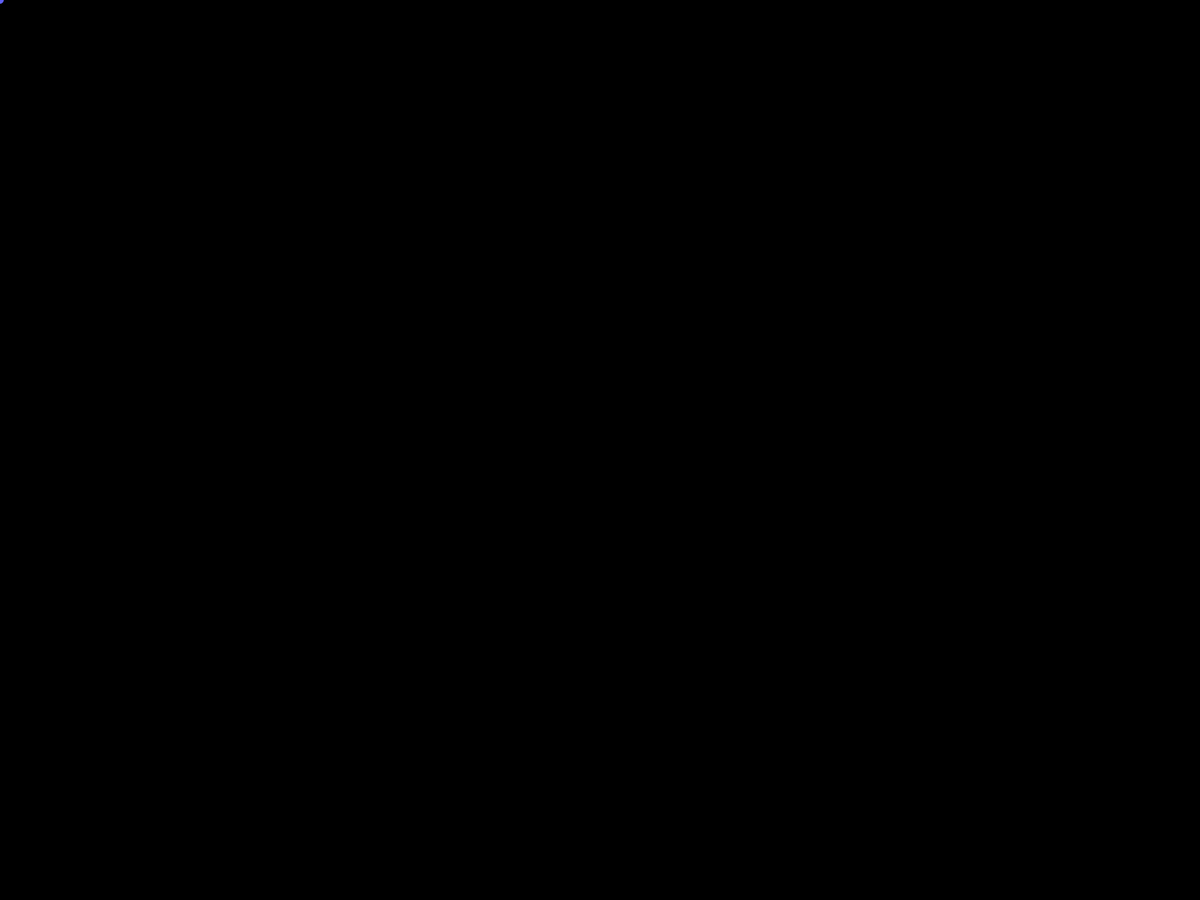
Frame 1 (no input)
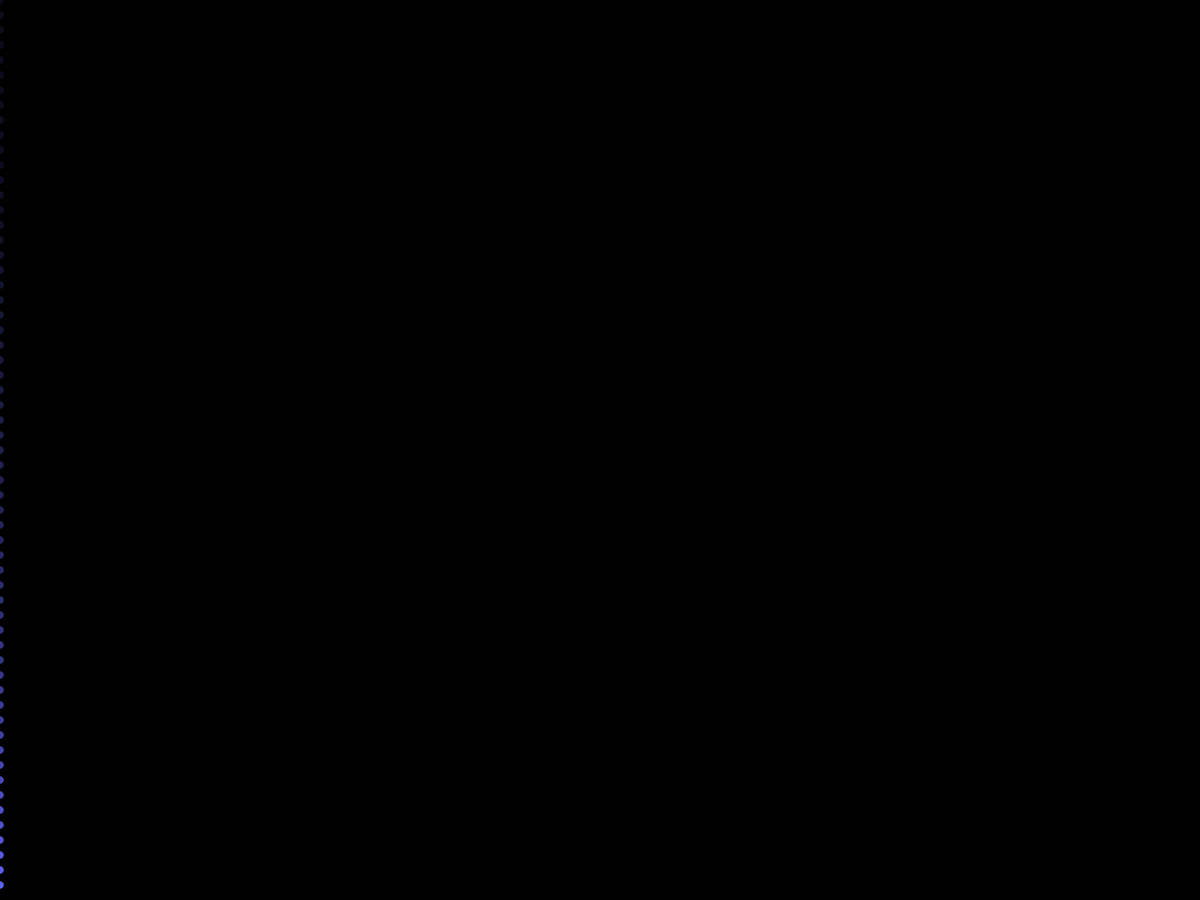
Frame 60 (the mouse pressed at the canvas centre just before this capture)
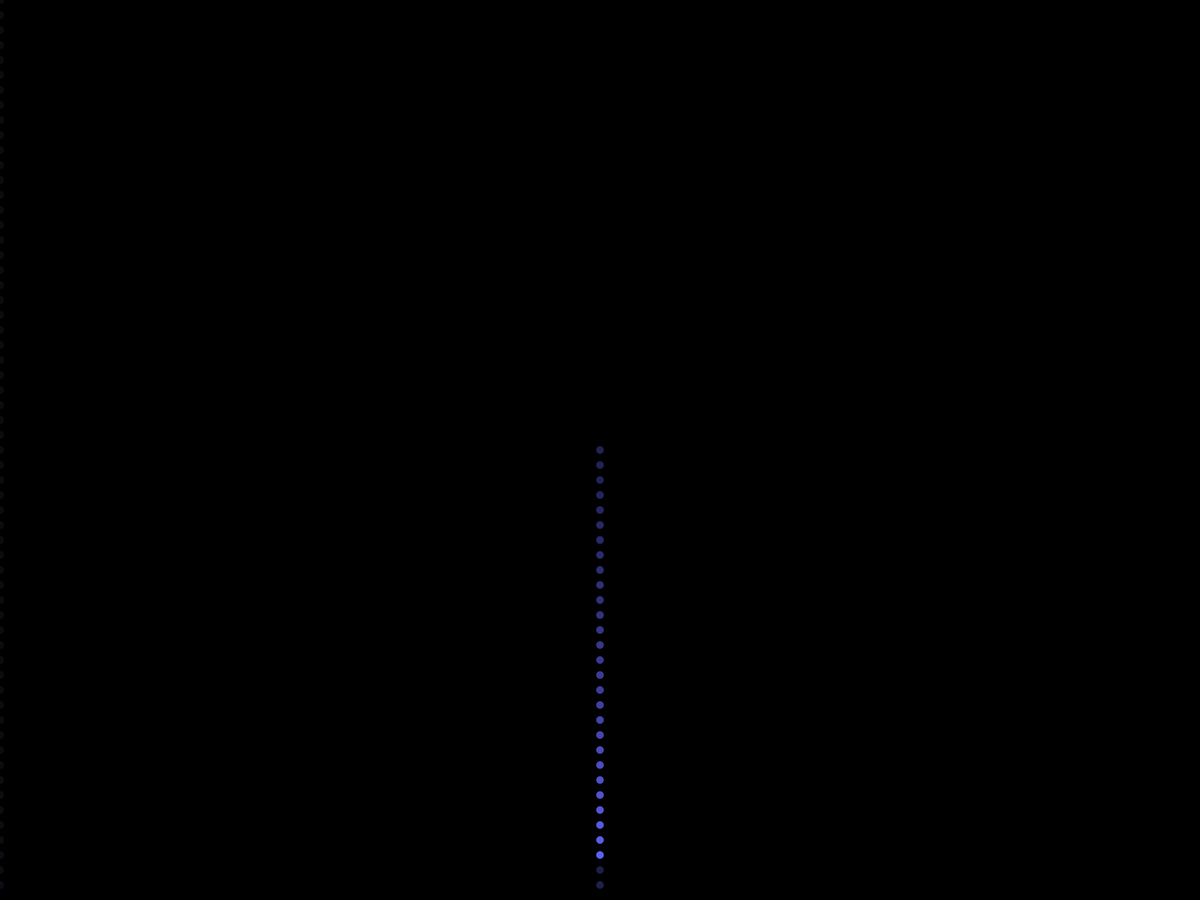
Frame 120 (the mouse held since frame 60 and released just before this capture)

The Processing sketch that drew these frames (run headless with seeded random() and noise(); from frame 60 on, the mouse is pressed at the canvas centre):

// Processing sketch: newDrippingMouse
// ── newDrippingMouse.pde
rainDrop r;

void setup(){
  r = new rainDrop();
  fullScreen();
  noStroke();
  background(0);
}

class rainDrop{
  int i = 0;
  rainDrop(){
  }
  void drip(){
    if((height - mouseY) - i*20 > 0){
      ellipse(mouseX,mouseY + i*20, 10,10);
      i += 1;
      delay(10);
    }else{i = 0;}
  }
}

void draw(){
  fill(100,100,255);
  r.drip();
  fill(0,10);
  rect(0,0,width,height);
}
